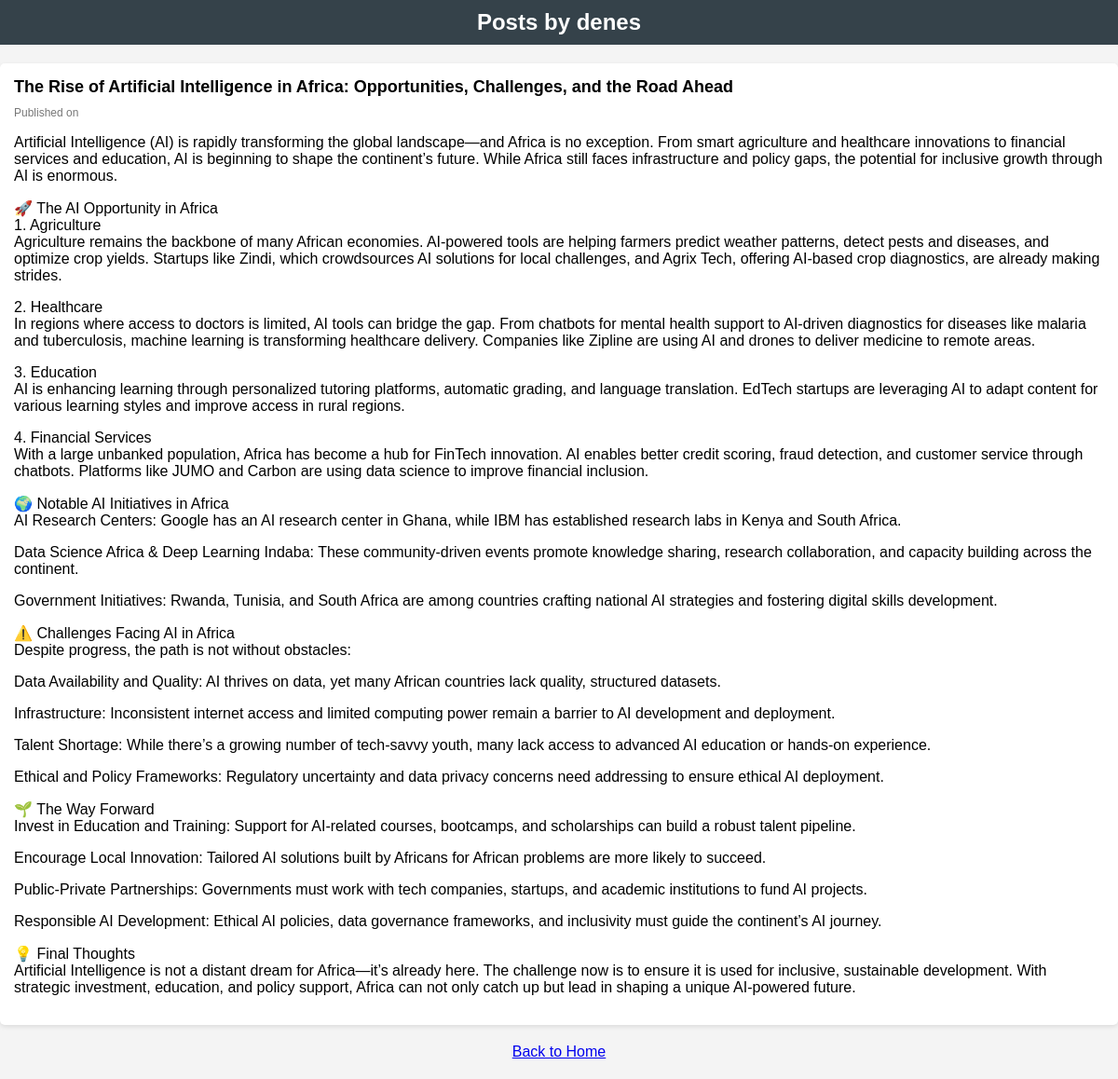
/blog/author/denes/, run on the app's committed database.
### blogapp/models.py (models this page shows, shortened)
class Post(models.Model):
    title = models.CharField(
        max_length=200,
        help_text="The title of your blog post"
    )
    content = models.TextField(
        help_text="The main content of your blog post"
    )
    author = models.ForeignKey(
        User,
        on_delete=models.CASCADE,
        help_text="The author of this post"
    )
    created_date = models.DateTimeField(
        default=timezone.now,
        help_text="When the post was created"
    )
    published_date = models.DateTimeField(
        blank=True,
        null=True,
        help_text="When the post was published (can be empty for drafts)"
    )
    slug = models.SlugField(
        max_length=200,
        unique=True,
        help_text="URL-friendly version of the title"
    )
    STATUS_CHOICES = [
        ('draft', 'Draft'),
        ('published', 'Published'),
    ]
    status = models.CharField(
        max_length=10,
        choices=STATUS_CHOICES,
        default='draft',
        help_text="Post status: draft or published"
    )
    excerpt = models.TextField(
        max_length=300,
        blank=True,
        help_text="Short description of the post (optional)"
    )
    class Meta:
        ordering = ['-created_date']  # Most recent posts first
        verbose_name = "Blog Post"
        verbose_name_plural = "Blog Posts"

### blogapp/views.py (the view)
# urls.py: path('author/<str:username>/', views.posts_by_author, name='posts_by_author'),
def posts_by_author(request, username):
    author = get_object_or_404(User, username=username)
    posts = Post.objects.filter(author=author, status='published').order_by('-created_date')
    context = {
        'posts': posts,
        'author': author
    }
    return render(request, 'blogapp/posts_by_author.html', context)

### blogapp/templates/blogapp/posts_by_author.html (shortened to what this page needs)
<!DOCTYPE html>
<html lang="en">
    <head>
    </head>
    <body>
        <div class="header">
            <h1>Posts by {{ author.username }}</h1>
        </div>
        {% if posts %}
            {% for post in posts %}
                <div class="post-container">
                    <h2 class="post-title">{{ post.title }}</h2>
                    <div class="post-meta">
                        <span>Published on {{ post.created_at|date:"F j, Y" }}</span>
                    </div>
                    <div class="post-content">
                        {{ post.content|linebreaks }}
                    </div>
                </div>
            {% endfor %}
        {% else %}
            <p>No posts found.</p>
        {% endif %}
        <div class="back-to-home">
            <a href="{% url 'blogapp:home' %}">Back to Home</a>
        </div>
    </body>
</html>

### blogapp/templates/blogapp/posts_by_author.html (style rules this page uses)
body { font-family: Arial, sans-serif; margin: 0; padding: 0; background-color: #f4f4f4; }
.header { background: #35424a; color: #ffffff; padding: 10px 0; text-align: center; }
.header h1 { margin: 0; font-size: 24px; }
.post-container { background: #ffffff; margin: 20px auto; padding: 15px; border-radius: 5px; box-shadow: 0 2px 5px rgba(0,0,0,0.1); }
.post-title { font-size: 18px; margin: 0 0 10px; }
.post-meta { font-size: 12px; color: #777; }
.post-content { margin: 15px 0; }
.back-to-home { text-align: center; margin: 20px 0; }

### data on the page
Post: title "The Rise of Artificial Intelligence in Africa: Opportunities, Challenges, and the Road Ahead", content "Artificial Intelligence (AI) is rapidly transforming the global landscape—and Africa is no exception. From smart agriculture and healthcare innovations to financial services and education, AI is beginning to shape the continent’s future. While Africa still faces infrastructure and policy gaps, the potential for inclusive growth through AI is enormous. 🚀 The AI Opportunity in Africa 1. Agriculture Agriculture remains the backbone of many African economies. AI-powered tools are helping farmers predict weather patterns, detect pests and diseases, and optimize crop yields. Startups like Zindi, which crowdsources AI solutions for local challenges, and Agrix Tech, offering AI-based crop…"

### other printed values
{{ author.username }} "denes"
